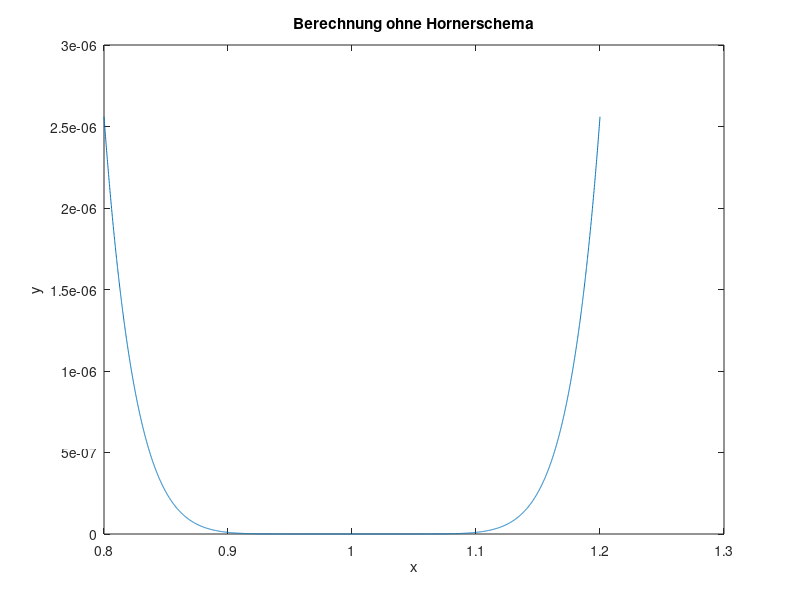

This figure's MATLAB source: (Note: this script raises an error after producing the figure.)
x = single(0.8 : 1e-4 : 1.2); %Wertemenge
horner_koeffs = [1 -8 28 -56 70 -56 28 -8 1]; %Koeffizienten des Polynoms

%Direkte Berechnung (x - 1).^8
fig_1 = figure('visible', 'off');
plot(x, (x - 1).^8);
title('Berechnung ohne Hornerschema');
xlabel('x');
ylabel('y');
%print('plots/plot_2_2_exact.pdf');

%Berechnung über das Horner Schema
fig_2 = figure('visible', 'off');
plot(x, horner(x, horner_koeffs));
title('Berechnung mit Hornerschema');
xlabel('x');
ylabel('y');
%print('plots/plot_2_2_horner.pdf');

%Kommentar zu den Ergebnissen:
%Der Plot des Hornerschemas zeigt deutliche Abweichungen vom erwarteten Verlauf auf.
%Das Hornerschema ist anfällig auf Fehler, da hier mehr Rechenoperationen nötig sind.
%Da die Präzision auf single eingestellt wurde und die Differenz zwischen den x Werten
%sehr klein gewählt wurde, treten hier große Fehler auf.
